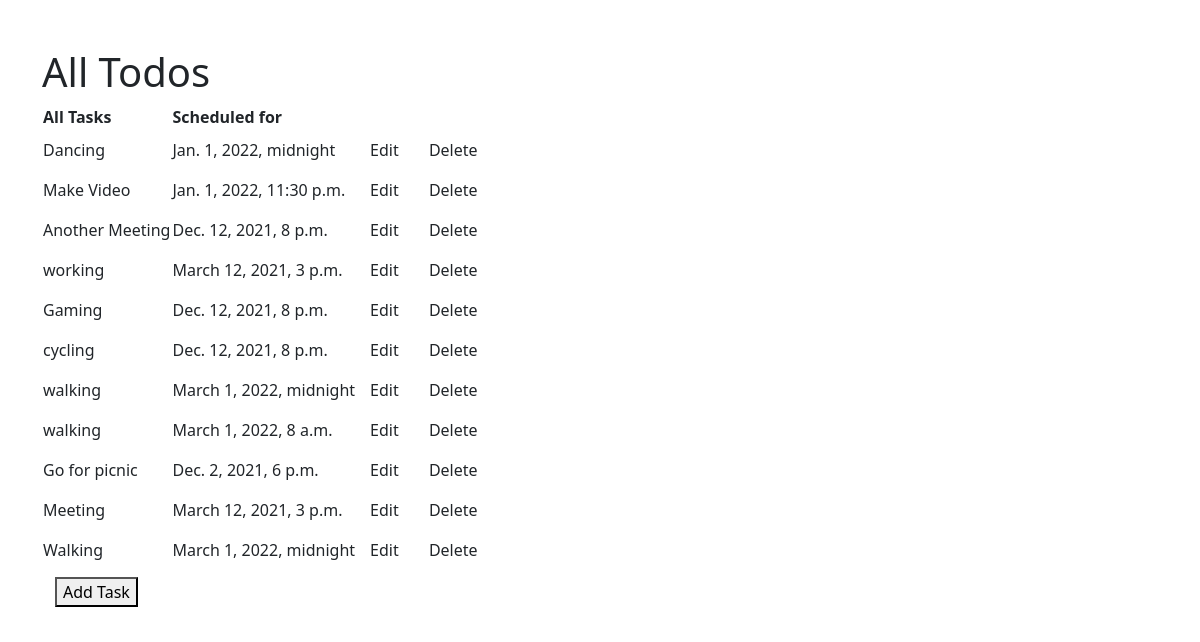
The page / on the database its author committed.
### todo/models.py (models this page shows, shortened)
class Todo(models.Model):
    todo = models.CharField(max_length=1000)
    date = models.DateField(auto_now_add=True)
    scheduled = models.DateTimeField(null=True, blank=True)

### todo/views.py (the view)
# urls.py: path('', views.allTodos, name='allTodos'),
def allTodos(request):
    tasks = Todo.objects.all()
    data = {
        'tasks': tasks,
    }
    return render(request, 'todo.html', data)

### todo/templates/todo.html
{% extends 'main.html' %}
{% load static %}
{% block content %}
<div class="container mt-5">
    <div class="my-todo">
        <h1>All Todos</h1>
        <table class="todo-list">
            <tr>
                <th>All Tasks</th>
                <th>Scheduled for</th>
                <th></th>
            </tr>
            {% for task in tasks %}
            <tr>
                <td>{{ task.todo }}</td>
                <td>{{ task.scheduled }}</td>
                <td class="btns">
                    <a href="{% url 'editTodo' task.id %}" class="btn btn-edit">Edit</a>
                    <a href="{% url 'deleteTodo' task.id %}" class="btn btn-delete">Delete</a>
                </td>
            </tr>
            {% endfor %}
        </table>
        <a href="add-todo" class="btn"><button>Add Task</button></a>
    </div>
</div>
{% endblock %}

### todo/templates/main.html (shortened to what this page needs)
<!doctype html>
<html lang="en">
<head>
    <link href="https://cdn.jsdelivr.net/npm/bootstrap@5.1.3/dist/css/bootstrap.min.css" rel="stylesheet"
>
</head>
<body>
    {% block content %}{% endblock %}
</body>
</html>

### rows shown on the page
Todo: todo "Dancing", scheduled "Jan. 1, 2022, midnight"
Todo: todo "Make Video", scheduled "Jan. 1, 2022, 11:30 p.m."
Todo: todo "Another Meeting", scheduled "Dec. 12, 2021, 8 p.m."
Todo: todo "working", scheduled "March 12, 2021, 3 p.m."
Todo: todo "Gaming", scheduled "Dec. 12, 2021, 8 p.m."
Todo: todo "cycling", scheduled "Dec. 12, 2021, 8 p.m."
Todo: todo "walking", scheduled "March 1, 2022, midnight"
Todo: todo "walking", scheduled "March 1, 2022, 8 a.m."
Todo: todo "Go for picnic", scheduled "Dec. 2, 2021, 6 p.m."
Todo: todo "Meeting", scheduled "March 12, 2021, 3 p.m."
Todo: todo "Walking", scheduled "March 1, 2022, midnight"
